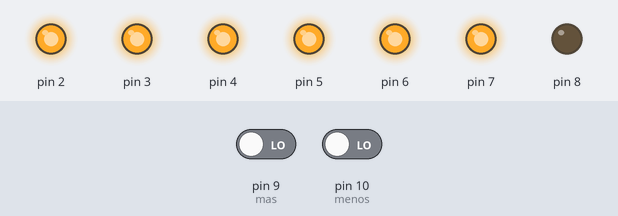
Recording of a sketch running on a simulated Arduino Uno, built with avr-gcc and run on an emulated ATmega328P. Shown: output pins drawn as LEDs (lit = HIGH). The test bench sets the inputs (shaded band); at power-on: pin 9 (mas) LOW, pin 10 (menos) LOW.

Above: at 1.2 s.
1.3 s: pin 9 (mas) driven HIGH
At 4.2 s:
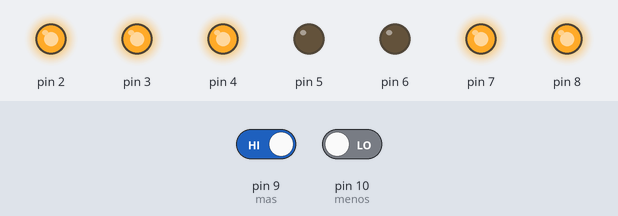
4.3 s: pin 10 (menos) driven HIGH
At 5.1 s:
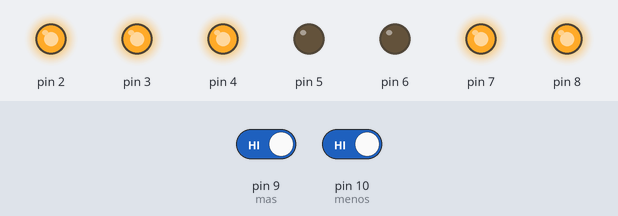
5.8 s: pin 10 (menos) driven LOW
At 6.25 s:
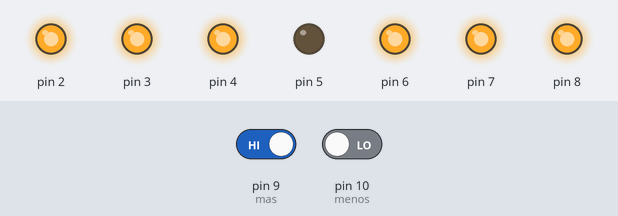
8.8 s: pin 9 (mas) driven LOW
At 9.8 s:
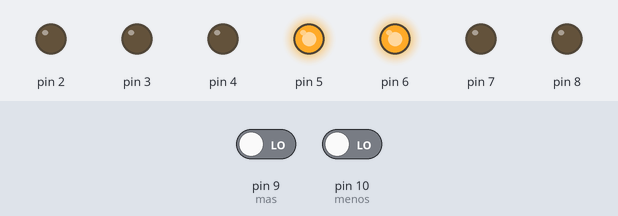
10.3 s: pin 9 (mas) driven HIGH
At 11.8 s:
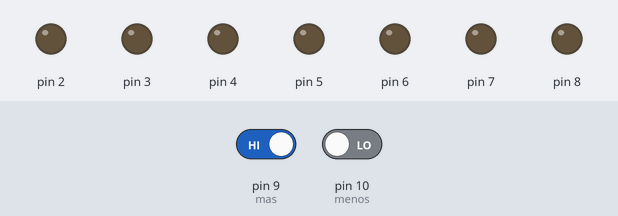
Timing chart, 0 to 13.3 s (numbered marks = the images above; inputs shaded):
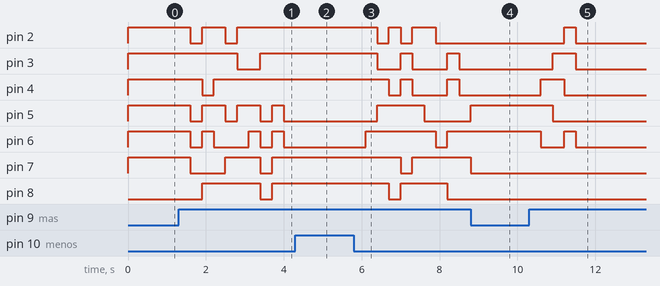

Measured:
- after the input at 1.3 s, pin 2: alternates HIGH for 0.60 s and LOW for 0.30 s, 4 changes in all, then stays HIGH, starting after 0.30 s; pin 3: HIGH → LOW after 1.5 s, → HIGH 0.60 s later
- after the input at 4.3 s, pin 2: stops changing and stays HIGH; pin 3: stays HIGH (without the input it goes to LOW after 0.30 s); pin 4, pin 8: stays HIGH (without the input it goes to LOW after 0.60 s); pin 5: stays LOW (without the input it goes to HIGH after 0.30 s); pin 6: stays LOW (without the input it goes to HIGH after 0.00 s)
- after the input at 5.8 s, pin 2: goes LOW 0.30 s, HIGH 0.30 s, LOW 0.30 s, HIGH 0.60 s, then LOW, starting after 0.60 s; pin 3: goes LOW 0.60 s, HIGH 0.30 s, LOW 0.90 s, HIGH 0.30 s, then LOW, starting after 0.60 s
- after the input at 8.8 s, pin 2: stays LOW (without the input it goes to HIGH after 0.90 s); pin 3: stays LOW (without the input it goes to HIGH after 0.60 s); pin 4: stays LOW (without the input it goes to HIGH after 0.30 s); pin 5: goes on until 8.8 s, then stays HIGH; pin 6: stays HIGH (without the input it goes to LOW after 0.30 s)
- after the input at 10.3 s, pin 2: LOW → HIGH after 0.90 s, → LOW 0.30 s later; pin 3: LOW → HIGH after 0.60 s, → LOW 0.60 s later; pin 4: LOW → HIGH after 0.30 s, → LOW 0.60 s later; pin 5: HIGH → LOW after 0.60 s; pin 6: HIGH → LOW after 0.30 s, → HIGH 0.60 s later, → LOW 0.30 s later

The sketch:

ARD.ino
```cpp
boolean digito[16][7]=
{
   {1, 1, 1, 1, 1, 1, 0},
   {0, 1, 1, 0, 0, 0, 0},
   {1, 1, 0, 1, 1, 0, 1},
   {1, 1, 1, 1, 0, 0, 1},
   {0, 1, 1, 0, 0, 1, 1},
   {1, 0, 1, 1, 0, 1, 1},
   {1, 0, 1, 1, 1, 1, 1},
   {1, 1, 1, 0, 0, 0, 0},
   {1, 1, 1, 1, 1, 1, 1},
   {1, 1, 1, 0, 0, 1, 1},
   {1, 1, 1, 0, 1, 1, 1},
   {0, 0, 1, 1, 1, 1, 1},
   {1, 0, 0, 1, 1, 1, 0},
   {0, 1, 1, 1, 1, 0, 1},
   {1, 0, 0, 1, 1, 1, 1},
   {1, 0, 0, 0, 1, 1, 1},

};

int boton=0;
int mas=9;
int menos=10;

void setup()
{
  for(byte i = 2; i<9;i++){
    pinMode(i, OUTPUT);
  }
    pinMode(mas, INPUT);
    pinMode(menos, INPUT);
}

void loop()
{
  if(digitalRead(mas) == HIGH){
    boton=boton+1;
    delay(300);
  }
  if(digitalRead(menos) == HIGH){
    boton=boton-1;
    delay(300);
  }
  ver(boton);
}
void ver(int num){
  for(int salida = 2, pin = 0; pin<7;salida++,pin ++){
    digitalWrite(salida, digito[num][pin]);
  }
}
```
